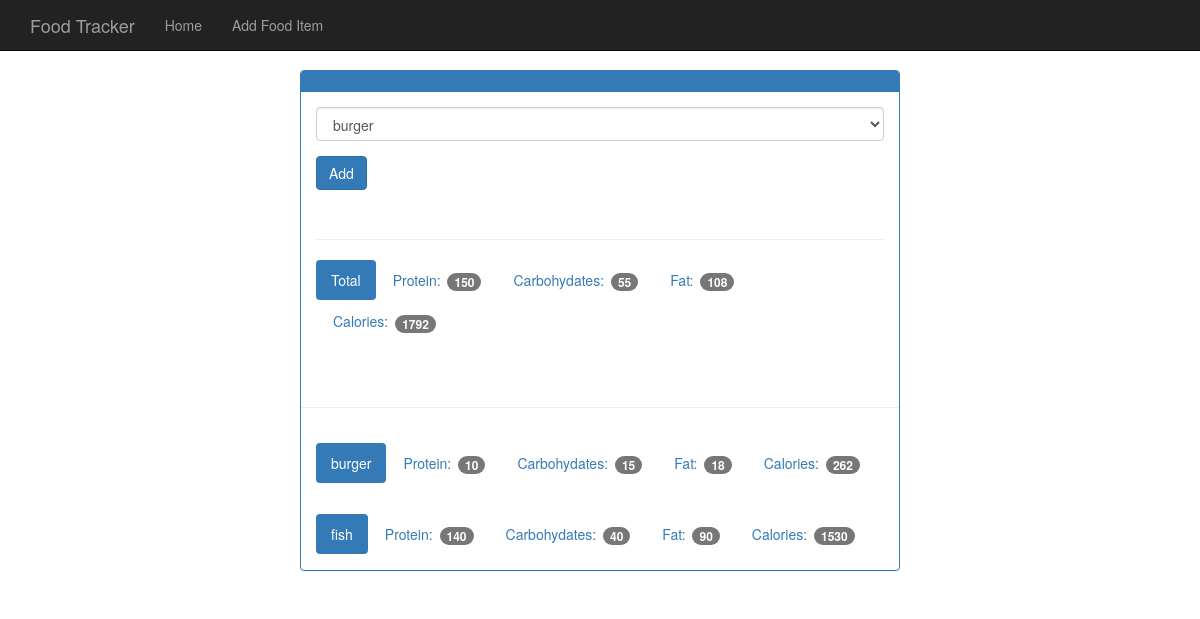
The app's page /view/20200101 with its own data.
### tables this page shows
CREATE TABLE food (
    id integer primary key autoincrement,
    name text not null,
    protein integer not null,
    carbohydrates integer not null,
    fat integer not null,
    calories integer not null
);

### app.py (the view)
@app.route("/view/<date>",methods = ['POST','GET'])
def view(date):
    db = get_db()
    cur = db.execute('select id, entry_date from log_date where entry_date = ?',[date])
    date_result = cur.fetchone()
    if request.method == 'POST':
        db.execute('insert into food_date (food_id ,log_date_id) values (?,?) ',[request.form['food-select'],date_result['id']])
        db.commit()
    d = datetime.strptime(str(date_result['entry_date']), '%Y%m%d')
    pretty_date = datetime.strftime(d, "%B %d, %Y")
    food_cur = db.execute('select id,Name from food')
    food_results = food_cur.fetchall()
    log_cur = db.execute('select food.Name,food.protein,food.carbohydrates,food.fat,food.calories from log_date join food_date on food_date.log_date_id = log_date.id join food on food.id = food_date.food_id where log_date.entry_date = ?',[date])
    log_results = log_cur.fetchall()
    totals = {}
    totals['protein'] = 0
    totals['carbohydrates'] = 0
    totals['fat'] = 0
    totals['calories'] = 0
    for food in log_results:
        totals['protein'] += food['protein']
        totals['carbohydrates']  += food['carbohydrates']
        totals['fat'] += food['fat']
        totals['calories'] += food['calories']
    return render_template("day.html",entry_date = date_result['entry_date'], pretty_date = pretty_date ,food_results = food_results, log_results = log_results ,totals = totals)

### database.py (called while the page is built)
def connect_db():
    sql = sqlite3.connect('food_log.db')
    sql.row_factory = sqlite3.Row
    return sql

def get_db():
    if not hasattr(g,'sqlite_db'):
        g.sqlite_db = connect_db()
    return g.sqlite_db

### templates/day.html (shortened to what this page needs)
{% extends "base.html" %}
{% block body %}
<nav class="navbar navbar-inverse navbar-fixed-top">
  <div class="container">
    <div class="navbar-header">
      <a class="navbar-brand" href="{{url_for('index')}}">Food Tracker</a>
    </div>
    <div id="navbar" class="navbar-collapse collapse">
      <ul class="nav navbar-nav">
        <li><a href="{{url_for('index')}}">Home</a></li>
        <li><a href="{{url_for('food')}}">Add Food Item</a></li>
      </ul>
    </div>
  </div>
</nav>
<div class="container theme-showcase col-sm-6 col-sm-offset-3" role="main">
  <div class="row">
    <div>
      <div class="panel panel-primary">
        <div class="panel-heading">
        </div>
        <div class="panel-body">
          <form method="POST" action="{{url_for('view',date =entry_date)}}">
            <div class="form-group">
              <select class="form-control" name=food-select>
                {%for food in food_results%}
                <option value={{food.id}}>{{food.Name}}</option>
                {%endfor%}
              </select>
            </div>
            <button type="submit" class="btn btn-primary">Add</button>
          </form>
          <div class="page-header"></div>
          <ul class="nav nav-pills" role="tablist">
            <li class="active"><a>Total</a></li>
            <li><a>Protein: <span class="badge">{{totals.protein}}</span></a></li>
            <li><a>Carbohydates: <span class="badge">{{totals.carbohydrates}}</span></a></li>
            <li><a>Fat: <span class="badge">{{totals.fat}}</span></a></li>
            <li><a>Calories: <span class="badge">{{totals.calories}}</span></a></li>
          </ul>
        </div>
        <div class="page-header"></div>
        {%for food in log_results%}
        <div class="panel-body">
          <ul class="nav nav-pills" role="tablist">
            <li class="active"><a>{{food.Name}}</a></li>
            <li><a>Protein: <span class="badge">{{food.protein}}</span></a></li>
            <li><a>Carbohydates: <span class="badge">{{food.carbohydrates}}</span></a></li>
            <li><a>Fat: <span class="badge">{{food.fat}}</span></a></li>
            <li><a>Calories: <span class="badge">{{food.calories}}</span></a></li>
          </ul>
        </div>
        {%endfor%}
      </div>
    </div>
  </div>
</div>
{% endblock %}

### static/theme.css (style rules this page uses)
body { padding-top: 70px; padding-bottom: 30px; }

### records on screen
food: Name "burger", protein "10", carbohydrates "15", fat "18", calories "262"
food: Name "fish", protein "140", carbohydrates "40", fat "90", calories "1530"

### other values on screen
{{ totals.protein }} "150"
{{ totals.carbohydrates }} "55"
{{ totals.fat }} "108"
{{ totals.calories }} "1792"
form field food-select "burger"
